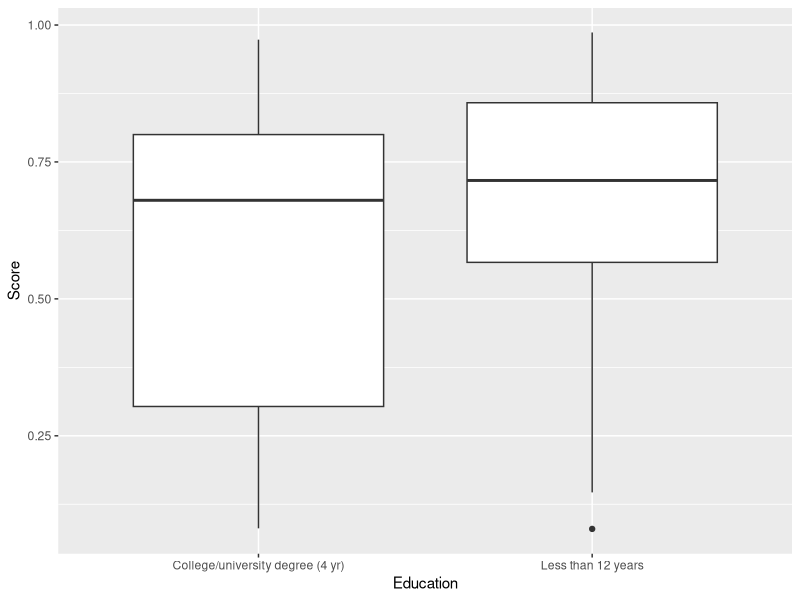
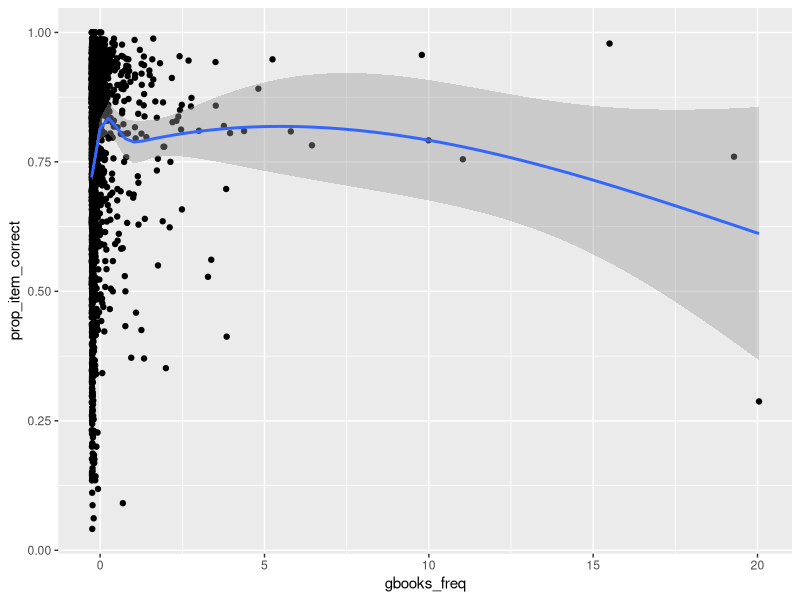

Write the R code that produced these figures, in order.
######################################
############## Part 1 ################
######################################

####### Question 2 #######

## First we load the tidyverse library
library(tidyverse)

## now we use read_delim to read the csv file
x = read_delim("test_results.csv", delim = ",")
filtered_x = filter(x, age != "18andUnder" & duration>180)

## we have or filtered list so it is time to take data from this list
filtered_count = nrow(filtered_x) # = 3178
## finding duplicates
duplicates = filtered_x %>%
    #count() counts the observations of each element in the specified column
    count(PID) %>%
    filter(n>1)
nrow(duplicates) # = 843



###################################
############ Part 2 ###############
###################################

########## Question 1 #############

## To compare the data of the 2 educational groups, we'll
## create a graph comparing their scores on a bar chart
further_filtered = filtered_x %>%
    filter(edu == "College/university degree (4 yr)" | edu == "Less than 12 years")


edugraph = further_filtered %>%
    ggplot(mapping = aes(x = edu, y = prop_correct)) +
    # to compare 2 discrete groups against each other based on continuous data, box plots are the best visualiser
    geom_boxplot() +
    labs(x = "Education", y = "Score")

ggsave("ComparativeEducations.png", plot = edugraph)


############ Question 2 ##############

# using the whole filtered group found in Part 1, not the education groups in Part 2 question 1
duration_summary = filtered_x %>%
    # The IQR, mean, standard deviation are all essential for describing duration
    summarise(mean_duration = mean(duration),
              sd_duration = sd(duration),
              q1_duration = quantile(duration, probs=0.25),
              q2_duration = quantile(duration, probs=0.5),
              q3_duration = quantile(duration, probs=0.75),
              smallestval = min(duration),
              largestval = max(duration)
    )


###################################################
##################### Part 3 ######################
###################################################

######### Question 1 ###########

y = read_delim("tda_key.csv", delim = ",")
all_correct = filter(y, prop_item_correct == 1)


######## Question 2 (b) ########

# noValue = filter(y, gbooks_freq = NA)
# percentageNA = (count(noValue)/count(y))*100

noValue = filter(y, is.na(gbooks_freq))
intnoValue = nrow(noValue)
totalRows = nrow(y)
percentNA = (intnoValue/totalRows)*100

######### Question 3 ###########

adjectiveRelationship = y %>%
    # here we remove rows with no data
    drop_na(gbooks_freq) %>%
    ggplot(mapping = aes(x = gbooks_freq, y = prop_item_correct)) +
    geom_point() +
    geom_smooth()
ggsave("AdjectiveRelationship.png", plot = adjectiveRelationship)